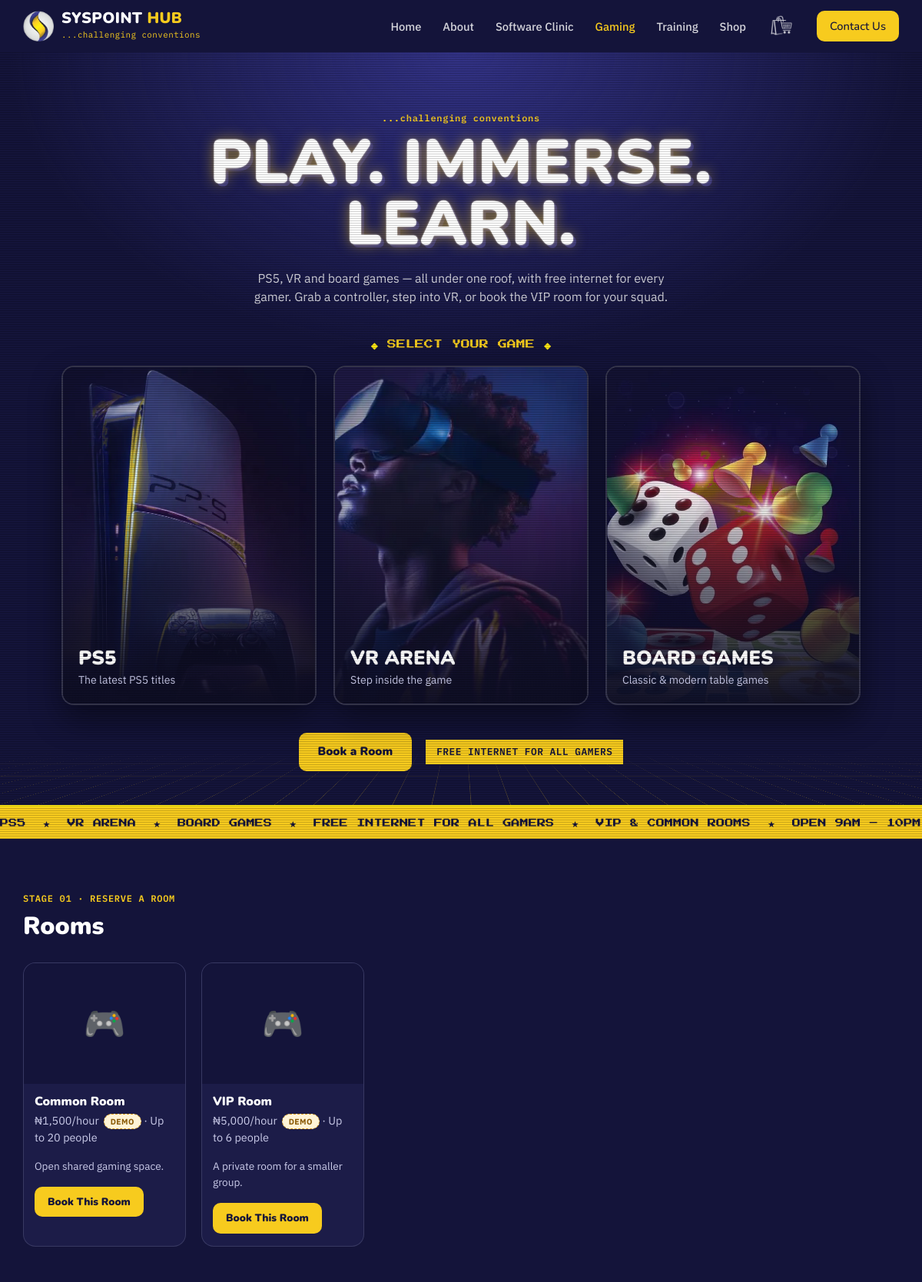
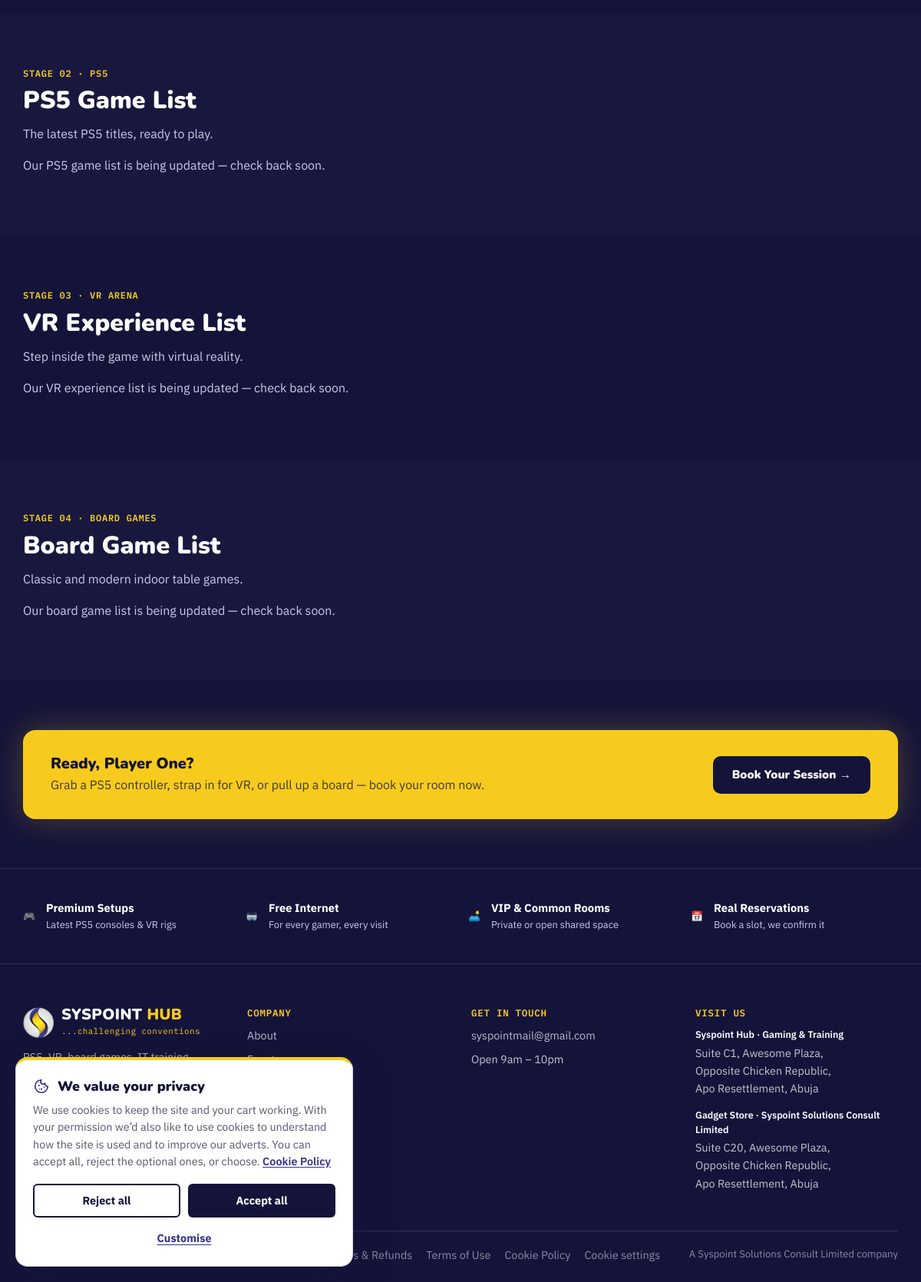
Screenshot of /gaming with the database file from the repository (2 pictures, top to bottom).
### tables this page shows
CREATE TABLE IF NOT EXISTS gaming_rooms (
    id INT UNSIGNED AUTO_INCREMENT PRIMARY KEY,
    name VARCHAR(100) NOT NULL,
    slug VARCHAR(100) NOT NULL UNIQUE,
    description TEXT NULL,
    hourly_rate DECIMAL(10,2) NOT NULL,
    capacity INT UNSIGNED NULL,
    image_path VARCHAR(255) NULL,
    is_active TINYINT(1) NOT NULL DEFAULT 1
);

### app/config.php (called while the page is built, shortened)
<?php
function env(string $key, string $default = ''): string
{
    static $loaded = false;
    if (!$loaded) {
        $envFile = __DIR__ . '/../.env';
        $loaded = true;
    }
    return $_ENV[$key] ?? $default;
}
function config(): array
{
    static $config = null;
    if ($config === null) {
        $config = [
            'app' => [
                'name' => env('APP_NAME', 'Syspoint'),
                'url' => rtrim(env('APP_URL', 'http://localhost:8000'), '/'),
                'base_path' => env('APP_BASE_PATH', ''),
                'consulting_url' => env('CONSULTING_URL', ''),
                'key' => env('APP_KEY', ''),
                'trust_proxy' => env('TRUST_PROXY', '0') === '1',
            ],
            'db' => [
                'host' => env('DB_HOST', '127.0.0.1'),
                'name' => env('DB_NAME', 'syspoint'),
                'user' => env('DB_USER', 'root'),
                'pass' => env('DB_PASS', ''),
            ],
            'paystack' => [
                'secret_key' => env('PAYSTACK_SECRET_KEY', ''),
                'public_key' => env('PAYSTACK_PUBLIC_KEY', ''),
            ],
            'mail' => [
                'from' => env('MAIL_FROM', 'no-reply@syspoint.example'),
                'from_name' => env('MAIL_FROM_NAME', 'Syspoint'),
                'smtp_host' => env('SMTP_HOST', ''),
                'smtp_port' => (int) env('SMTP_PORT', '587'),
                'smtp_user' => env('SMTP_USER', ''),
                'smtp_pass' => env('SMTP_PASS', ''),
            ],
            'telegram' => [
                'bot_token' => env('TELEGRAM_BOT_TOKEN', ''),
                'admin_chat_id' => env('TELEGRAM_ADMIN_CHAT_ID', ''),
                'channel' => env('TELEGRAM_CHANNEL', ''),
                'api_base' => env('TELEGRAM_API_BASE', 'https://api.telegram.org'),
            ],
            'cron' => [
                'secret' => env('CRON_SECRET', ''),
            ],
        ];
    }
    return $config;
}

### app/bootstrap.php (called while the page is built, shortened)
<?php
require_once __DIR__ . '/config.php';
$config = config();
require_once __DIR__ . '/helpers.php';
require_once __DIR__ . '/content_blocks.php';
require_once __DIR__ . '/site_content.php';
require_once __DIR__ . '/gaming.php';
function db(): PDO
{
    static $pdo = null;
    if ($pdo === null) {
        $config = config();
        $dsn = "mysql:host={$config['db']['host']};dbname={$config['db']['name']};charset=utf8mb4";
        $pdo = new PDO($dsn, $config['db']['user'], $config['db']['pass'], [
            PDO::ATTR_ERRMODE => PDO::ERRMODE_EXCEPTION,
            PDO::ATTR_DEFAULT_FETCH_MODE => PDO::FETCH_ASSOC,
            PDO::ATTR_EMULATE_PREPARES => false,
        ]);
        $pdo->exec("SET time_zone = '" . date('P') . "'");
    }
    return $pdo;
}

### app/content_blocks.php (called while the page is built, shortened)
<?php
function content_blocks_all(): array
{
    static $cache = null;
    if ($cache === null) {
        $cache = [];
    }
    return $cache;
}
function content_block(string $key, string $default): string
{
    $blocks = content_blocks_all();
    return isset($blocks[$key]) && $blocks[$key] !== '' ? $blocks[$key] : $default;
}

### app/gaming.php (called while the page is built, shortened)
<?php
function games_by_type(string $type): array
{
    $stmt = db()->prepare(
        'SELECT * FROM games WHERE type = :type AND is_active = 1 ORDER BY sort_order ASC, name ASC'
    );
    $stmt->execute(['type' => $type]);
    return $stmt->fetchAll();
}
function gaming_rooms_active(): array
{
    return db()->query('SELECT * FROM gaming_rooms WHERE is_active = 1 ORDER BY name ASC')->fetchAll();
}

### app/views/pages/gaming.php (the view, shortened to what this page needs)
<?php
$ps5Games = games_by_type('ps5');
$vrGames = games_by_type('vr');
$boardGames = games_by_type('board');
$rooms = gaming_rooms_active();
require __DIR__ . '/../partials/header.php';
?>
<div class="gaming-theme gaming-arcade">
<section class="arcade-hero">
    <div class="arcade-floor" aria-hidden="true"></div>
    <div class="container arcade-hero-inner">
        <div class="arcade-hero-copy">
            <span class="eyebrow"><?= e(site('gaming.kicker')) ?></span>
            <h1 class="arcade-title"><?= e(site('gaming.hero_title')) ?></h1>
            <p><?= e(site('gaming.hero_subtitle')) ?></p>
        </div>
        <p class="arcade-select-label"><?= e(site('gaming.select_label')) ?></p>
        <div class="arcade-select">
            <a class="arcade-card" href="#ps5">
                <?= site_picture('gaming.card1_image', 'PS5 console and controller', ['width' => 680, 'height' => 907, 'fetchpriority' => 'high']) ?>
                <span class="arcade-card-body">
                    <span class="arcade-card-name"><?= e(site('gaming.card1_name')) ?></span>
                    <span class="arcade-card-sub"><?= e(site('gaming.card1_sub')) ?></span>
                </span>
            </a>
            <a class="arcade-card" href="#vr">
                <?= site_picture('gaming.card2_image', 'Player wearing a VR headset', ['width' => 406, 'height' => 473]) ?>
                <span class="arcade-card-body">
                    <span class="arcade-card-name"><?= e(site('gaming.card2_name')) ?></span>
                    <span class="arcade-card-sub"><?= e(site('gaming.card2_sub')) ?></span>
                </span>
            </a>
            <a class="arcade-card" href="#board">
                <?= site_picture('gaming.card3_image', 'Dice and game pieces over a ludo board', ['width' => 640, 'height' => 695]) ?>
                <span class="arcade-card-body">
                    <span class="arcade-card-name"><?= e(site('gaming.card3_name')) ?></span>
                    <span class="arcade-card-sub"><?= e(site('gaming.card3_sub')) ?></span>
                </span>
            </a>
        </div>
        <div class="arcade-actions">
            <a href="#rooms" class="btn btn-primary"><?= e(site('gaming.book_btn')) ?></a>
            <span class="gold-tag"><?= e(site('gaming.free_tag')) ?></span>
        </div>
    </div>
    <div class="arcade-marquee" aria-hidden="true">
        <div class="arcade-marquee-track">
            <?php for ($i = 0; $i < 2; $i++): ?>
                <?php foreach (site_list('gaming.marquee') as $phrase): ?><span><?= e($phrase) ?></span><span>★</span><?php endforeach; ?>
            <?php endfor; ?>
        </div>
    </div>
</section>
<section class="section" id="rooms">
    <div class="container">
        <span class="eyebrow"><?= e(site('gaming.rooms_eyebrow')) ?></span>
        <h2><?= e(site('gaming.rooms_title')) ?></h2>
        <?php if (!$rooms): ?>
            <p style="color:var(--color-text-muted);">Room details are being updated — check back soon.</p>
        <?php else: ?>
            <div class="category-grid">
                <?php foreach ($rooms as $room): ?>
                    <div class="category-card room-card">
                        <div class="category-card-img">
                            <?php if ($room['image_path']): ?>
                                <img src="<?= asset(e($room['image_path'])) ?>" alt="<?= e($room['name']) ?>">
                            <?php else: ?>
                                <span class="category-card-placeholder">🎮</span>
                            <?php endif; ?>
                        </div>
                        <h3><?= e($room['name']) ?></h3>
                        <p><?= format_naira((float) $room['hourly_rate']) ?>/hour<?= $room['is_demo'] ? demo_badge() : '' ?><?= $room['capacity'] ? ' · Up to ' . (int) $room['capacity'] . ' people' : '' ?></p>
                        <?php if ($room['description']): ?>
                            <p style="font-size:0.85rem;"><?= e($room['description']) ?></p>
                        <?php endif; ?>
                        <a href="<?= path('gaming/book/' . e($room['slug'])) ?>" class="btn btn-primary btn-sm" style="margin:0 14px 16px;">Book This Room</a>
                    </div>
                <?php endforeach; ?>
            </div>
        <?php endif; ?>
    </div>
</section>
<section class="section section-soft" id="ps5">
    <div class="container">
        <span class="eyebrow"><?= e(site('gaming.ps5_eyebrow')) ?></span>
        <h2><?= e(site('gaming.ps5_title')) ?></h2>
        <p class="section-lede"><?= e(site('gaming.ps5_lede')) ?></p>
        <?php if (!$ps5Games): ?>
            <p style="color:var(--color-text-muted);">Our PS5 game list is being updated — check back soon.</p>
        <?php endif; ?>
    </div>
</section>
<section class="section" id="vr">
    <div class="container">
        <span class="eyebrow"><?= e(site('gaming.vr_eyebrow')) ?></span>
        <h2><?= e(site('gaming.vr_title')) ?></h2>
        <p class="section-lede"><?= e(site('gaming.vr_lede')) ?></p>
        <?php if (!$vrGames): ?>
            <p style="color:var(--color-text-muted);">Our VR experience list is being updated — check back soon.</p>
        <?php endif; ?>
    </div>
</section>
<section class="section section-soft" id="board">
    <div class="container">
        <span class="eyebrow"><?= e(site('gaming.board_eyebrow')) ?></span>
        <h2><?= e(site('gaming.board_title')) ?></h2>
        <p class="section-lede"><?= e(site('gaming.board_lede')) ?></p>
        <?php if (!$boardGames): ?>
            <p style="color:var(--color-text-muted);">Our board game list is being updated — check back soon.</p>
        <?php endif; ?>
    </div>
</section>
<section class="section">
    <div class="container">
        <div class="gaming-cta-banner">
            <div>
                <h3><?= e(site('gaming.cta_title')) ?></h3>
                <p><?= e(site('gaming.cta_text')) ?></p>
            </div>
            <a href="#rooms" class="btn btn-primary"><?= e(site('gaming.cta_btn')) ?></a>
        </div>
    </div>
</section>
<section class="trust-badges">
    <div class="container trust-badges-grid">
        <div class="trust-badge">
            <span class="trust-badge-icon">🎮</span>
            <div><strong><?= e(site('gaming.badge1_title')) ?></strong><span><?= e(site('gaming.badge1_text')) ?></span></div>
        </div>
        <div class="trust-badge">
            <span class="trust-badge-icon">🥽</span>
            <div><strong><?= e(site('gaming.badge2_title')) ?></strong><span><?= e(site('gaming.badge2_text')) ?></span></div>
        </div>
        <div class="trust-badge">
            <span class="trust-badge-icon">🛋️</span>
            <div><strong><?= e(site('gaming.badge3_title')) ?></strong><span><?= e(site('gaming.badge3_text')) ?></span></div>
        </div>
        <div class="trust-badge">
            <span class="trust-badge-icon">📅</span>
            <div><strong><?= e(site('gaming.badge4_title')) ?></strong><span><?= e(site('gaming.badge4_text')) ?></span></div>
        </div>
    </div>
</section>
</div>
<?php require __DIR__ . '/../partials/footer.php'; ?>

### public/index.php (shortened to what this page needs)
<?php
require __DIR__ . '/../app/bootstrap.php';
$requestPath = trim((string) (parse_url($_SERVER['REQUEST_URI'] ?? '', PHP_URL_PATH) ?: ''), '/');
foreach ($routes as $pattern => $file) {
    if (preg_match($pattern, $requestPath, $matches)) {
        require $file;
        return;
    }
}

### app/helpers.php (shortened to what this page needs)
<?php
function e(?string $value): string
{
    return htmlspecialchars($value ?? '', ENT_QUOTES, 'UTF-8');
}
function base_path(): string
{
    $base = trim(config()['app']['base_path'], '/');
    return $base === '' ? '' : '/' . $base;
}
function path(string $to = ''): string
{
    $to = ltrim($to, '/');
    return base_path() . '/' . $to;
}
function format_naira(float $amount): string
{
    return '₦' . number_format($amount, 0);
}
function demo_badge(): string
{
    return '<span class="demo-badge">Demo</span>';
}

### rows the page displays
gaming_rooms: name "Common Room", hourly_rate "₦1,500", capacity "20", description "Open shared gaming space."
gaming_rooms: name "VIP Room", hourly_rate "₦5,000", capacity "6", description "A private room for a smaller group."

### other values shown
$phrase "PS5"
$phrase "VR ARENA"
$phrase "BOARD GAMES"
$phrase "FREE INTERNET FOR ALL GAMERS"
$phrase "VIP & COMMON ROOMS"
$phrase "OPEN 9AM – 10PM"
